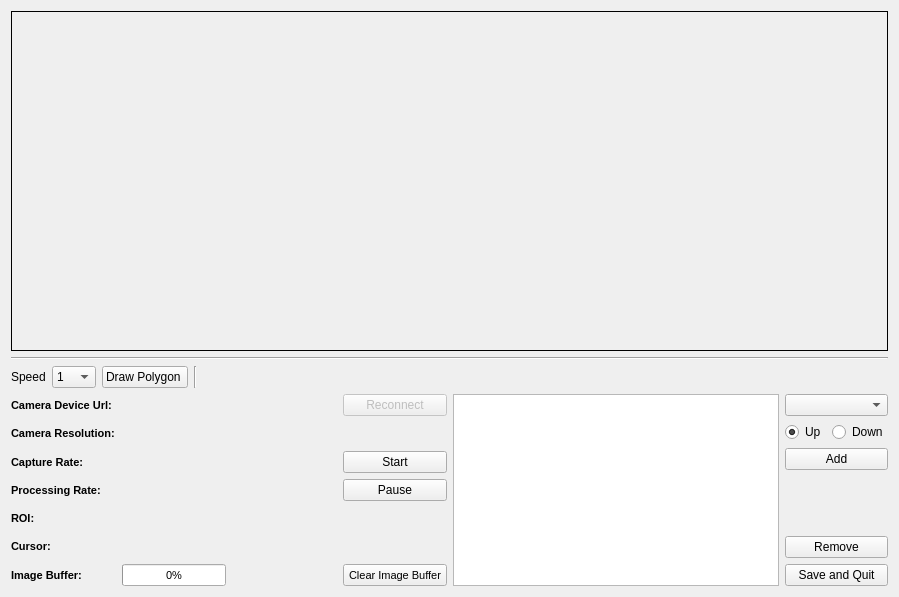
<?xml version="1.0" encoding="UTF-8"?>
<ui version="4.0">
 <class>CameraView</class>
 <widget class="QWidget" name="CameraView">
  <property name="geometry">
   <rect>
    <x>0</x>
    <y>0</y>
    <width>899</width>
    <height>597</height>
   </rect>
  </property>
  <property name="sizePolicy">
   <sizepolicy hsizetype="Minimum" vsizetype="Minimum">
    <horstretch>0</horstretch>
    <verstretch>0</verstretch>
   </sizepolicy>
  </property>
  <property name="windowTitle">
   <string>Form</string>
  </property>
  <layout class="QVBoxLayout" name="verticalLayout_2" stretch="1,0,0,0">
   <item>
    <widget class="FrameLabel" name="frameLabel">
     <property name="enabled">
      <bool>true</bool>
     </property>
     <property name="sizePolicy">
      <sizepolicy hsizetype="Ignored" vsizetype="Ignored">
       <horstretch>0</horstretch>
       <verstretch>0</verstretch>
      </sizepolicy>
     </property>
     <property name="mouseTracking">
      <bool>true</bool>
     </property>
     <property name="autoFillBackground">
      <bool>true</bool>
     </property>
     <property name="frameShape">
      <enum>QFrame::Box</enum>
     </property>
     <property name="alignment">
      <set>Qt::AlignCenter</set>
     </property>
    </widget>
   </item>
   <item>
    <widget class="Line" name="line">
     <property name="orientation">
      <enum>Qt::Horizontal</enum>
     </property>
    </widget>
   </item>
   <item>
    <layout class="QHBoxLayout" name="horizontalLayout_4">
     <item>
      <widget class="QLabel" name="label">
       <property name="text">
        <string>Speed</string>
       </property>
      </widget>
     </item>
     <item>
      <widget class="QComboBox" name="video_speed">
       <item>
        <property name="text">
         <string>1</string>
        </property>
       </item>
       <item>
        <property name="text">
         <string>2</string>
        </property>
       </item>
       <item>
        <property name="text">
         <string>3</string>
        </property>
       </item>
       <item>
        <property name="text">
         <string>4</string>
        </property>
       </item>
       <item>
        <property name="text">
         <string>5</string>
        </property>
       </item>
       <item>
        <property name="text">
         <string>10</string>
        </property>
       </item>
       <item>
        <property name="text">
         <string>20</string>
        </property>
       </item>
      </widget>
     </item>
     <item>
      <widget class="QPushButton" name="draw_polygon">
       <property name="text">
        <string>Draw Polygon </string>
       </property>
      </widget>
     </item>
     <item>
      <widget class="Line" name="line_2">
       <property name="orientation">
        <enum>Qt::Vertical</enum>
       </property>
      </widget>
     </item>
     <item>
      <spacer name="horizontalSpacer">
       <property name="orientation">
        <enum>Qt::Horizontal</enum>
       </property>
       <property name="sizeHint" stdset="0">
        <size>
         <width>40</width>
         <height>20</height>
        </size>
       </property>
      </spacer>
     </item>
    </layout>
   </item>
   <item>
    <layout class="QHBoxLayout" name="horizontalLayout_3">
     <item>
      <layout class="QGridLayout" name="gridLayout" columnstretch="1,1,1,1">
       <item row="3" column="0">
        <widget class="QLabel" name="label_2">
         <property name="sizePolicy">
          <sizepolicy hsizetype="MinimumExpanding" vsizetype="MinimumExpanding">
           <horstretch>0</horstretch>
           <verstretch>0</verstretch>
          </sizepolicy>
         </property>
         <property name="font">
          <font>
           <pointsize>8</pointsize>
           <weight>75</weight>
           <bold>true</bold>
          </font>
         </property>
         <property name="text">
          <string>Capture Rate:</string>
         </property>
         <property name="alignment">
          <set>Qt::AlignLeading|Qt::AlignLeft|Qt::AlignVCenter</set>
         </property>
        </widget>
       </item>
       <item row="7" column="1">
        <widget class="QProgressBar" name="imageBufferBar">
         <property name="sizePolicy">
          <sizepolicy hsizetype="MinimumExpanding" vsizetype="MinimumExpanding">
           <horstretch>0</horstretch>
           <verstretch>0</verstretch>
          </sizepolicy>
         </property>
         <property name="font">
          <font>
           <pointsize>8</pointsize>
          </font>
         </property>
         <property name="value">
          <number>0</number>
         </property>
        </widget>
       </item>
       <item row="4" column="0">
        <widget class="QLabel" name="label_3">
         <property name="sizePolicy">
          <sizepolicy hsizetype="MinimumExpanding" vsizetype="MinimumExpanding">
           <horstretch>0</horstretch>
           <verstretch>0</verstretch>
          </sizepolicy>
         </property>
         <property name="font">
          <font>
           <pointsize>8</pointsize>
           <weight>75</weight>
           <bold>true</bold>
          </font>
         </property>
         <property name="text">
          <string>Processing Rate:</string>
         </property>
        </widget>
       </item>
       <item row="6" column="1">
        <widget class="QLabel" name="mouseCursorPosLabel">
         <property name="sizePolicy">
          <sizepolicy hsizetype="MinimumExpanding" vsizetype="MinimumExpanding">
           <horstretch>0</horstretch>
           <verstretch>0</verstretch>
          </sizepolicy>
         </property>
         <property name="font">
          <font>
           <pointsize>8</pointsize>
          </font>
         </property>
         <property name="text">
          <string/>
         </property>
        </widget>
       </item>
       <item row="7" column="0">
        <widget class="QLabel" name="label_1">
         <property name="sizePolicy">
          <sizepolicy hsizetype="MinimumExpanding" vsizetype="MinimumExpanding">
           <horstretch>0</horstretch>
           <verstretch>0</verstretch>
          </sizepolicy>
         </property>
         <property name="font">
          <font>
           <pointsize>8</pointsize>
           <weight>75</weight>
           <bold>true</bold>
          </font>
         </property>
         <property name="text">
          <string>Image Buffer:</string>
         </property>
         <property name="alignment">
          <set>Qt::AlignLeading|Qt::AlignLeft|Qt::AlignVCenter</set>
         </property>
        </widget>
       </item>
       <item row="1" column="1">
        <widget class="QLabel" name="deviceUrlLabel">
         <property name="sizePolicy">
          <sizepolicy hsizetype="MinimumExpanding" vsizetype="MinimumExpanding">
           <horstretch>0</horstretch>
           <verstretch>0</verstretch>
          </sizepolicy>
         </property>
         <property name="font">
          <font>
           <pointsize>8</pointsize>
          </font>
         </property>
         <property name="alignment">
          <set>Qt::AlignLeading|Qt::AlignLeft|Qt::AlignVCenter</set>
         </property>
        </widget>
       </item>
       <item row="1" column="3">
        <widget class="QPushButton" name="reconnectButton">
         <property name="enabled">
          <bool>false</bool>
         </property>
         <property name="sizePolicy">
          <sizepolicy hsizetype="MinimumExpanding" vsizetype="MinimumExpanding">
           <horstretch>0</horstretch>
           <verstretch>0</verstretch>
          </sizepolicy>
         </property>
         <property name="text">
          <string>Reconnect</string>
         </property>
        </widget>
       </item>
       <item row="3" column="1">
        <widget class="QLabel" name="captureRateLabel">
         <property name="enabled">
          <bool>true</bool>
         </property>
         <property name="sizePolicy">
          <sizepolicy hsizetype="MinimumExpanding" vsizetype="MinimumExpanding">
           <horstretch>0</horstretch>
           <verstretch>0</verstretch>
          </sizepolicy>
         </property>
         <property name="font">
          <font>
           <pointsize>8</pointsize>
          </font>
         </property>
         <property name="text">
          <string/>
         </property>
        </widget>
       </item>
       <item row="4" column="1">
        <widget class="QLabel" name="processingRateLabel">
         <property name="sizePolicy">
          <sizepolicy hsizetype="MinimumExpanding" vsizetype="MinimumExpanding">
           <horstretch>0</horstretch>
           <verstretch>0</verstretch>
          </sizepolicy>
         </property>
         <property name="font">
          <font>
           <pointsize>8</pointsize>
          </font>
         </property>
         <property name="text">
          <string/>
         </property>
        </widget>
       </item>
       <item row="7" column="3">
        <widget class="QPushButton" name="clearImageBufferButton">
         <property name="sizePolicy">
          <sizepolicy hsizetype="MinimumExpanding" vsizetype="MinimumExpanding">
           <horstretch>0</horstretch>
           <verstretch>0</verstretch>
          </sizepolicy>
         </property>
         <property name="font">
          <font>
           <pointsize>8</pointsize>
          </font>
         </property>
         <property name="text">
          <string>Clear Image Buffer</string>
         </property>
        </widget>
       </item>
       <item row="3" column="2">
        <widget class="QLabel" name="nFramesCapturedLabel">
         <property name="sizePolicy">
          <sizepolicy hsizetype="MinimumExpanding" vsizetype="MinimumExpanding">
           <horstretch>0</horstretch>
           <verstretch>0</verstretch>
          </sizepolicy>
         </property>
         <property name="font">
          <font>
           <pointsize>8</pointsize>
          </font>
         </property>
         <property name="text">
          <string/>
         </property>
         <property name="alignment">
          <set>Qt::AlignCenter</set>
         </property>
        </widget>
       </item>
       <item row="1" column="0">
        <widget class="QLabel" name="label_4">
         <property name="sizePolicy">
          <sizepolicy hsizetype="MinimumExpanding" vsizetype="MinimumExpanding">
           <horstretch>0</horstretch>
           <verstretch>0</verstretch>
          </sizepolicy>
         </property>
         <property name="font">
          <font>
           <pointsize>8</pointsize>
           <weight>75</weight>
           <bold>true</bold>
          </font>
         </property>
         <property name="text">
          <string>Camera Device Url:</string>
         </property>
         <property name="alignment">
          <set>Qt::AlignLeading|Qt::AlignLeft|Qt::AlignVCenter</set>
         </property>
        </widget>
       </item>
       <item row="5" column="0">
        <widget class="QLabel" name="label_6">
         <property name="sizePolicy">
          <sizepolicy hsizetype="MinimumExpanding" vsizetype="MinimumExpanding">
           <horstretch>0</horstretch>
           <verstretch>0</verstretch>
          </sizepolicy>
         </property>
         <property name="font">
          <font>
           <pointsize>8</pointsize>
           <weight>75</weight>
           <bold>true</bold>
          </font>
         </property>
         <property name="text">
          <string>ROI:</string>
         </property>
        </widget>
       </item>
       <item row="2" column="0">
        <widget class="QLabel" name="label_5">
         <property name="sizePolicy">
          <sizepolicy hsizetype="MinimumExpanding" vsizetype="MinimumExpanding">
           <horstretch>0</horstretch>
           <verstretch>0</verstretch>
          </sizepolicy>
         </property>
         <property name="font">
          <font>
           <pointsize>8</pointsize>
           <weight>75</weight>
           <bold>true</bold>
          </font>
         </property>
         <property name="text">
          <string>Camera Resolution:</string>
         </property>
         <property name="alignment">
          <set>Qt::AlignLeading|Qt::AlignLeft|Qt::AlignVCenter</set>
         </property>
        </widget>
       </item>
       <item row="6" column="0">
        <widget class="QLabel" name="label_7">
         <property name="sizePolicy">
          <sizepolicy hsizetype="MinimumExpanding" vsizetype="MinimumExpanding">
           <horstretch>0</horstretch>
           <verstretch>0</verstretch>
          </sizepolicy>
         </property>
         <property name="font">
          <font>
           <pointsize>8</pointsize>
           <weight>75</weight>
           <bold>true</bold>
          </font>
         </property>
         <property name="text">
          <string>Cursor:</string>
         </property>
        </widget>
       </item>
       <item row="2" column="1">
        <widget class="QLabel" name="cameraResolutionLabel">
         <property name="sizePolicy">
          <sizepolicy hsizetype="MinimumExpanding" vsizetype="MinimumExpanding">
           <horstretch>0</horstretch>
           <verstretch>0</verstretch>
          </sizepolicy>
         </property>
         <property name="font">
          <font>
           <pointsize>8</pointsize>
          </font>
         </property>
         <property name="alignment">
          <set>Qt::AlignLeading|Qt::AlignLeft|Qt::AlignVCenter</set>
         </property>
        </widget>
       </item>
       <item row="4" column="2">
        <widget class="QLabel" name="nFramesProcessedLabel">
         <property name="sizePolicy">
          <sizepolicy hsizetype="MinimumExpanding" vsizetype="MinimumExpanding">
           <horstretch>0</horstretch>
           <verstretch>0</verstretch>
          </sizepolicy>
         </property>
         <property name="font">
          <font>
           <pointsize>8</pointsize>
          </font>
         </property>
         <property name="text">
          <string/>
         </property>
         <property name="alignment">
          <set>Qt::AlignCenter</set>
         </property>
        </widget>
       </item>
       <item row="7" column="2">
        <widget class="QLabel" name="imageBufferLabel">
         <property name="sizePolicy">
          <sizepolicy hsizetype="MinimumExpanding" vsizetype="MinimumExpanding">
           <horstretch>0</horstretch>
           <verstretch>0</verstretch>
          </sizepolicy>
         </property>
         <property name="font">
          <font>
           <pointsize>8</pointsize>
          </font>
         </property>
         <property name="text">
          <string/>
         </property>
         <property name="alignment">
          <set>Qt::AlignCenter</set>
         </property>
        </widget>
       </item>
       <item row="5" column="1">
        <widget class="QLabel" name="roiLabel">
         <property name="sizePolicy">
          <sizepolicy hsizetype="MinimumExpanding" vsizetype="MinimumExpanding">
           <horstretch>0</horstretch>
           <verstretch>0</verstretch>
          </sizepolicy>
         </property>
         <property name="font">
          <font>
           <pointsize>8</pointsize>
          </font>
         </property>
         <property name="text">
          <string/>
         </property>
        </widget>
       </item>
       <item row="4" column="3">
        <widget class="QPushButton" name="pauseButton">
         <property name="enabled">
          <bool>true</bool>
         </property>
         <property name="sizePolicy">
          <sizepolicy hsizetype="MinimumExpanding" vsizetype="MinimumExpanding">
           <horstretch>0</horstretch>
           <verstretch>0</verstretch>
          </sizepolicy>
         </property>
         <property name="text">
          <string>Pause</string>
         </property>
        </widget>
       </item>
       <item row="3" column="3">
        <widget class="QPushButton" name="startButton">
         <property name="enabled">
          <bool>true</bool>
         </property>
         <property name="sizePolicy">
          <sizepolicy hsizetype="MinimumExpanding" vsizetype="MinimumExpanding">
           <horstretch>0</horstretch>
           <verstretch>0</verstretch>
          </sizepolicy>
         </property>
         <property name="text">
          <string>Start</string>
         </property>
        </widget>
       </item>
      </layout>
     </item>
     <item>
      <layout class="QHBoxLayout" name="horizontalLayout_2">
       <item>
        <widget class="QListWidget" name="vehicle_list"/>
       </item>
       <item>
        <layout class="QVBoxLayout" name="verticalLayout">
         <item>
          <widget class="QComboBox" name="vehicle_select"/>
         </item>
         <item>
          <layout class="QHBoxLayout" name="horizontalLayout">
           <item>
            <widget class="QRadioButton" name="vehicle_up">
             <property name="text">
              <string>Up</string>
             </property>
             <property name="checked">
              <bool>true</bool>
             </property>
             <property name="autoExclusive">
              <bool>false</bool>
             </property>
            </widget>
           </item>
           <item>
            <widget class="QRadioButton" name="vehicle_down">
             <property name="text">
              <string>Down</string>
             </property>
             <property name="checkable">
              <bool>true</bool>
             </property>
             <property name="checked">
              <bool>false</bool>
             </property>
             <property name="autoExclusive">
              <bool>false</bool>
             </property>
            </widget>
           </item>
          </layout>
         </item>
         <item>
          <widget class="QPushButton" name="add_vehicle">
           <property name="text">
            <string>Add</string>
           </property>
          </widget>
         </item>
         <item>
          <spacer name="verticalSpacer">
           <property name="orientation">
            <enum>Qt::Vertical</enum>
           </property>
           <property name="sizeHint" stdset="0">
            <size>
             <width>20</width>
             <height>17</height>
            </size>
           </property>
          </spacer>
         </item>
         <item>
          <widget class="QPushButton" name="remove_vehicle">
           <property name="text">
            <string>Remove</string>
           </property>
          </widget>
         </item>
         <item>
          <widget class="QPushButton" name="save_and_quit">
           <property name="text">
            <string>Save and Quit</string>
           </property>
          </widget>
         </item>
        </layout>
       </item>
      </layout>
     </item>
    </layout>
   </item>
  </layout>
 </widget>
 <customwidgets>
  <customwidget>
   <class>FrameLabel</class>
   <extends>QLabel</extends>
   <header>FrameLabel.h</header>
  </customwidget>
 </customwidgets>
 <resources/>
 <connections/>
</ui>
